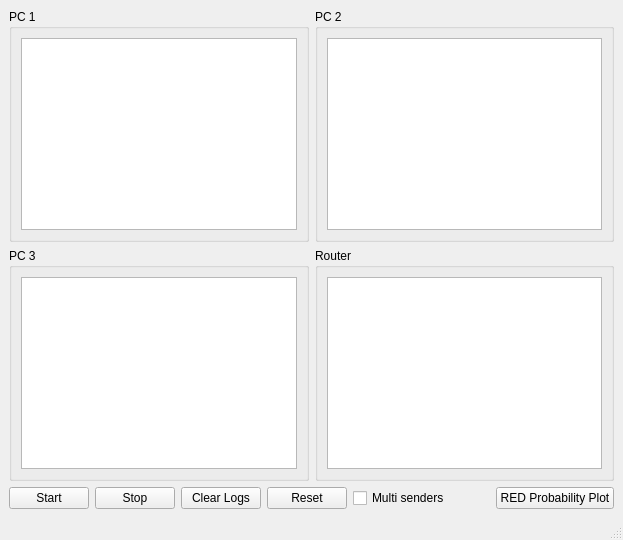
<?xml version="1.0" encoding="UTF-8"?>
<ui version="4.0">
 <class>MainWindow</class>
 <widget class="QMainWindow" name="MainWindow">
  <property name="windowTitle">
   <string>RED Simulation</string>
  </property>
  <widget class="QWidget" name="centralwidget">
   <layout class="QVBoxLayout" name="verticalLayout">
    <item>
     <layout class="QGridLayout" name="gridLayout">
      <item row="0" column="0">
       <widget class="QGroupBox" name="groupBoxPC1">
        <property name="title">
         <string>PC 1</string>
        </property>
        <layout class="QVBoxLayout" name="verticalLayout_pc1">
         <item>
          <widget class="QTextEdit" name="pc1Log">
           <property name="readOnly">
            <bool>true</bool>
           </property>
          </widget>
         </item>
        </layout>
       </widget>
      </item>
      <item row="0" column="1">
       <widget class="QGroupBox" name="groupBoxPC2">
        <property name="title">
         <string>PC 2</string>
        </property>
        <layout class="QVBoxLayout" name="verticalLayout_pc2">
         <item>
          <widget class="QTextEdit" name="pc2Log">
           <property name="readOnly">
            <bool>true</bool>
           </property>
          </widget>
         </item>
        </layout>
       </widget>
      </item>
      <item row="1" column="0">
       <widget class="QGroupBox" name="groupBoxPC3">
        <property name="title">
         <string>PC 3</string>
        </property>
        <layout class="QVBoxLayout" name="verticalLayout_pc3">
         <item>
          <widget class="QTextEdit" name="pc3Log">
           <property name="readOnly">
            <bool>true</bool>
           </property>
          </widget>
         </item>
        </layout>
       </widget>
      </item>
      <item row="1" column="1">
       <widget class="QGroupBox" name="groupBoxRouter">
        <property name="title">
         <string>Router</string>
        </property>
        <layout class="QVBoxLayout" name="verticalLayout_router">
         <item>
          <widget class="QTextEdit" name="routerLog">
           <property name="readOnly">
            <bool>true</bool>
           </property>
          </widget>
         </item>
        </layout>
       </widget>
      </item>
     </layout>
    </item>
    <item>
     <layout class="QHBoxLayout" name="controlsLayout">
      <item>
       <widget class="QPushButton" name="startButton">
        <property name="text">
         <string>Start</string>
        </property>
       </widget>
      </item>
      <item>
       <widget class="QPushButton" name="stopButton">
        <property name="text">
         <string>Stop</string>
        </property>
       </widget>
      </item>
      <item>
       <widget class="QPushButton" name="clearButton">
        <property name="text">
         <string>Clear Logs</string>
        </property>
       </widget>
      </item>
      <item>
       <widget class="QPushButton" name="resetButton">
        <property name="text">
         <string>Reset</string>
        </property>
       </widget>
      </item>
        <item>
       <widget class="QCheckBox" name="multiSenderCheck">
        <property name="text">
         <string>Multi senders</string>
        </property>
       </widget>
      </item>
      <item>
       <spacer name="horizontalSpacer">
        <property name="orientation">
         <enum>Qt::Horizontal</enum>
        </property>
        <property name="sizeHint" stdset="0">
         <size>
          <width>40</width>
          <height>20</height>
         </size>
        </property>
       </spacer>
      </item>
      <item>
       <widget class="QPushButton" name="openChartButton">
        <property name="text">
         <string>RED Probability Plot</string>
        </property>
       </widget>
      </item>
     </layout>
    </item>
   </layout>
  </widget>
  <widget class="QMenuBar" name="menubar"/>
  <widget class="QStatusBar" name="statusbar"/>
 </widget>
 <resources/>
 <connections/>
</ui>
